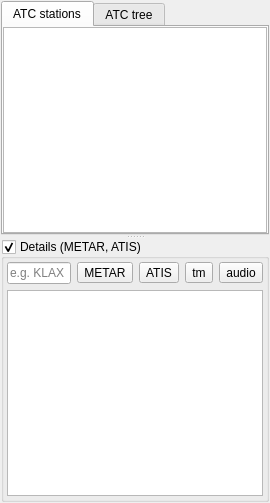
<?xml version="1.0" encoding="UTF-8"?>
<ui version="4.0">
 <class>CAtcStationComponent</class>
 <widget class="QFrame" name="CAtcStationComponent">
  <property name="geometry">
   <rect>
    <x>0</x>
    <y>0</y>
    <width>270</width>
    <height>503</height>
   </rect>
  </property>
  <property name="windowTitle">
   <string>ATC stations</string>
  </property>
  <layout class="QVBoxLayout" name="vl_AtcStationComponent">
   <property name="leftMargin">
    <number>1</number>
   </property>
   <property name="topMargin">
    <number>1</number>
   </property>
   <property name="rightMargin">
    <number>1</number>
   </property>
   <property name="bottomMargin">
    <number>1</number>
   </property>
   <item>
    <widget class="QSplitter" name="sp_AtcSplitter">
     <property name="orientation">
      <enum>Qt::Vertical</enum>
     </property>
     <widget class="QTabWidget" name="tw_Atc">
      <property name="currentIndex">
       <number>0</number>
      </property>
      <widget class="QWidget" name="tb_AtcStationsOnline">
       <attribute name="title">
        <string>ATC stations</string>
       </attribute>
       <layout class="QVBoxLayout" name="vl_AtcStationsOnline">
        <property name="spacing">
         <number>3</number>
        </property>
        <property name="leftMargin">
         <number>0</number>
        </property>
        <property name="topMargin">
         <number>0</number>
        </property>
        <property name="rightMargin">
         <number>0</number>
        </property>
        <property name="bottomMargin">
         <number>0</number>
        </property>
        <item>
         <widget class="swift::gui::views::CAtcStationView" name="tvp_AtcStationsOnline">
          <property name="maximumSize">
           <size>
            <width>16777215</width>
            <height>16777215</height>
           </size>
          </property>
          <property name="styleSheet">
           <string notr="true"/>
          </property>
          <property name="selectionMode">
           <enum>QAbstractItemView::SingleSelection</enum>
          </property>
          <property name="selectionBehavior">
           <enum>QAbstractItemView::SelectRows</enum>
          </property>
          <property name="sortingEnabled">
           <bool>true</bool>
          </property>
          <attribute name="verticalHeaderVisible">
           <bool>false</bool>
          </attribute>
         </widget>
        </item>
       </layout>
      </widget>
      <widget class="QWidget" name="tb_AtcStationsOnlineTree">
       <attribute name="title">
        <string>ATC tree</string>
       </attribute>
       <layout class="QVBoxLayout" name="vl_AtcTree">
        <property name="spacing">
         <number>3</number>
        </property>
        <property name="leftMargin">
         <number>0</number>
        </property>
        <property name="topMargin">
         <number>0</number>
        </property>
        <property name="rightMargin">
         <number>0</number>
        </property>
        <property name="bottomMargin">
         <number>0</number>
        </property>
        <item>
         <widget class="swift::gui::views::CAtcStationTreeView" name="tvp_AtcStationsOnlineTree">
          <property name="selectionMode">
           <enum>QAbstractItemView::SingleSelection</enum>
          </property>
          <property name="selectionBehavior">
           <enum>QAbstractItemView::SelectRows</enum>
          </property>
          <property name="animated">
           <bool>true</bool>
          </property>
          <attribute name="headerVisible">
           <bool>false</bool>
          </attribute>
         </widget>
        </item>
       </layout>
      </widget>
     </widget>
     <widget class="QGroupBox" name="gb_Details">
      <property name="title">
       <string>Details (METAR, ATIS)</string>
      </property>
      <property name="checkable">
       <bool>true</bool>
      </property>
      <layout class="QVBoxLayout" name="vl_Details">
       <property name="leftMargin">
        <number>3</number>
       </property>
       <property name="topMargin">
        <number>3</number>
       </property>
       <property name="rightMargin">
        <number>3</number>
       </property>
       <property name="bottomMargin">
        <number>3</number>
       </property>
       <item>
        <widget class="QWidget" name="wi_ButtonsAndEntry" native="true">
         <layout class="QHBoxLayout" name="hl_ButtonsAndEntry">
          <property name="leftMargin">
           <number>0</number>
          </property>
          <property name="topMargin">
           <number>0</number>
          </property>
          <property name="rightMargin">
           <number>0</number>
          </property>
          <property name="bottomMargin">
           <number>0</number>
          </property>
          <item>
           <widget class="QLineEdit" name="le_AtcStationsOnlineMetar">
            <property name="maximumSize">
             <size>
              <width>75</width>
              <height>16777215</height>
             </size>
            </property>
            <property name="toolTip">
             <string extracomment="METAR: Airport ICAO code">METAR: Airport ICAO code</string>
            </property>
            <property name="maxLength">
             <number>10</number>
            </property>
            <property name="placeholderText">
             <string>e.g. KLAX</string>
            </property>
           </widget>
          </item>
          <item>
           <widget class="QWidget" name="wi_Buttons" native="true">
            <layout class="QHBoxLayout" name="hl_Buttons">
             <property name="leftMargin">
              <number>0</number>
             </property>
             <property name="topMargin">
              <number>0</number>
             </property>
             <property name="rightMargin">
              <number>0</number>
             </property>
             <property name="bottomMargin">
              <number>0</number>
             </property>
             <item>
              <widget class="QToolButton" name="tb_AtcStationsLoadMetar">
               <property name="toolTip">
                <string>Load METAR</string>
               </property>
               <property name="text">
                <string>METAR</string>
               </property>
              </widget>
             </item>
             <item>
              <widget class="QToolButton" name="tb_AtcStationsAtisReload">
               <property name="toolTip">
                <string>Reload ATIS</string>
               </property>
               <property name="text">
                <string>ATIS</string>
               </property>
              </widget>
             </item>
             <item>
              <widget class="QToolButton" name="tb_TextMessageOverlay">
               <property name="toolTip">
                <string>text message</string>
               </property>
               <property name="text">
                <string>tm</string>
               </property>
              </widget>
             </item>
             <item>
              <widget class="QToolButton" name="tb_Audio">
               <property name="toolTip">
                <string>goto audio panel</string>
               </property>
               <property name="text">
                <string>audio</string>
               </property>
              </widget>
             </item>
            </layout>
           </widget>
          </item>
         </layout>
        </widget>
       </item>
       <item>
        <widget class="QTextEdit" name="te_AtcStationsOnlineInfo">
         <property name="readOnly">
          <bool>true</bool>
         </property>
        </widget>
       </item>
      </layout>
     </widget>
    </widget>
   </item>
  </layout>
 </widget>
 <customwidgets>
  <customwidget>
   <class>swift::gui::views::CAtcStationView</class>
   <extends>QTableView</extends>
   <header>gui/views/atcstationview.h</header>
  </customwidget>
  <customwidget>
   <class>swift::gui::views::CAtcStationTreeView</class>
   <extends>QTreeView</extends>
   <header>gui/views/atcstationtreeview.h</header>
  </customwidget>
 </customwidgets>
 <tabstops>
  <tabstop>tw_Atc</tabstop>
  <tabstop>tvp_AtcStationsOnline</tabstop>
  <tabstop>gb_Details</tabstop>
  <tabstop>le_AtcStationsOnlineMetar</tabstop>
  <tabstop>tb_AtcStationsLoadMetar</tabstop>
  <tabstop>tb_AtcStationsAtisReload</tabstop>
  <tabstop>tb_TextMessageOverlay</tabstop>
  <tabstop>tb_Audio</tabstop>
  <tabstop>te_AtcStationsOnlineInfo</tabstop>
  <tabstop>tvp_AtcStationsOnlineTree</tabstop>
 </tabstops>
 <resources/>
 <connections/>
</ui>
